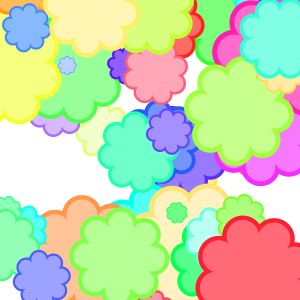
Frame 1 (no input)
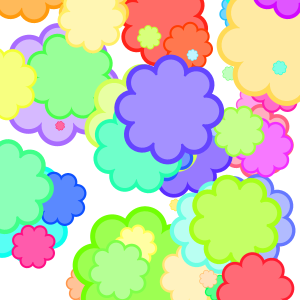
Frame 60 (the mouse pressed at the canvas centre just before this capture)
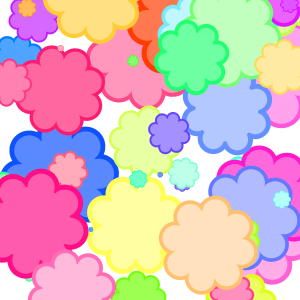
Frame 120 (the mouse held since frame 60 and released just before this capture)

The Processing sketch that drew these frames (run headless with seeded random() and noise(); from frame 60 on, the mouse is pressed at the canvas centre):

// Processing sketch: processing_106711
// ── processing_106711.pde

Cloud[] clouds = new Cloud[60];

void setup() {
  size(300, 300);
  colorMode(HSB, 360, 100, 100);
  background(360);
  smooth();

  for (int i = 0 ; i < clouds.length;i++) {
    clouds[i] = new Cloud();
  }

  noStroke();
}

void draw() {
  background(360);

  for (int i = 0 ; i < clouds.length;i++) {
    clouds[i].move();
    clouds[i].display();
  }
}

class Cloud {
  float R = random(30, 50);
  float r = R;

  float hue = random(360);
  float sat = random(50, 100); //Saturation

  float y_long = R * 1.4; //上昇幅

  float x = random(width);
  float y = random(height+y_long);

  float S = random(1); //size倍率
  float S_spd = random(0.01, 0.001) ;
  int S_flg;

  float theta = random(TWO_PI);
  float theta_spd = random(0.03, 0.01);
  float theta_sign;

  Cloud() {
    if (random(1) >= 0.5) {
      theta_sign = 1;
    } else {
      theta_sign = -1;
    }

    if (random(1) >= 0.5) {
      S_flg = 1;
    } else {
      S_flg = -1;
    }
  }

  void move() {
    //回転しながらサイズ小→大→小
    //合わせてy軸上昇→降下
    if (S_flg == 1) {
      S += S_spd;
      if (S > 1.0) {
        S = 1.0;
        S_flg *= -1;
      }
    } else {
      S -= S_spd;
      if (S < 0) {
        S = 0;

        R = random(30, 50);
        r = R;

        y_long = R * 1.4; //上昇幅

        hue = random(360);
        sat = random(50, 100);

        x = random(width);
        y = random(height+y_long);

        S_flg *= -1;
      }
    }

    theta += theta_sign * theta_spd;
  }

  void display() {
    fill(hue, sat, 100); //sat = 80
    donuts(r);

    fill(hue, sat - 30, 100);
    donuts(r - 10);
    ellipse(x, y - y_long * abs(sin(S)), r * 2*S, r*2*S);
  }

  void donuts(float r) {
    pushMatrix();
    translate(x, y - y_long * abs(sin(S)));
    rotate(theta);
    for (int i = 0; i < 8;i++) {
      ellipse(R*cos(radians(360 * i / 8))*S, R*sin(radians(360 * i / 8))*S, r*S, r*S);
    }
    popMatrix();
  }
}
